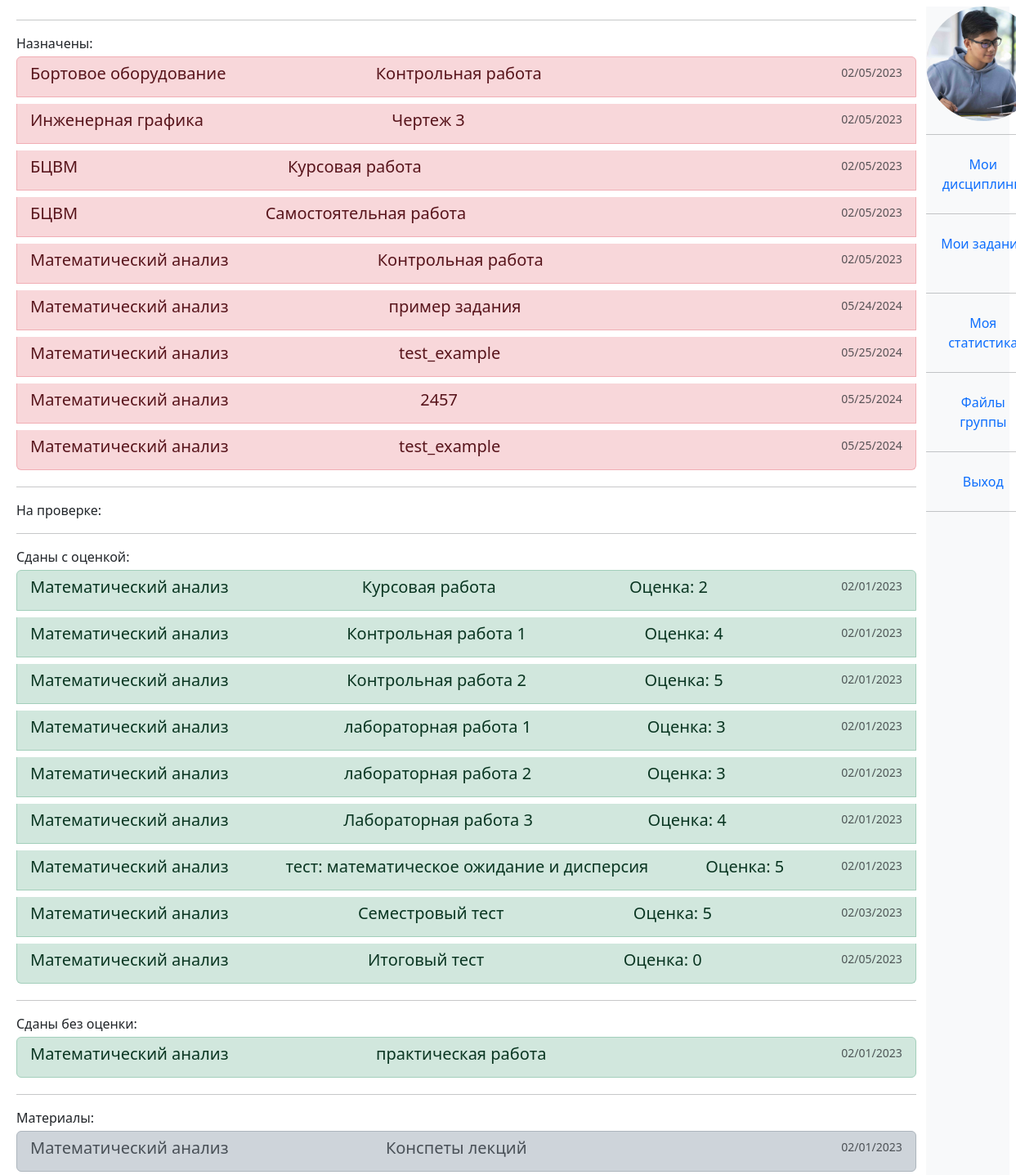
The app's page /student/tasks/ (signed in) with its own data.
### univ_app/models.py (models this page shows, shortened)
class AnsweredTask(models.Model):
    ASND = "ASSIGNED"
    DONE = "DONE"
    PSSD = "PASSED"
    EVAL = "EVALUATED"
    CHKD = "CHECKED"  # for InfoTask
    STATUS_CHOICES = (
        (ASND, "Assigned"),
        (DONE, "Done"),
        (PSSD, "Passed"),
        (EVAL, "Evaluated"),
        (CHKD, "CHECKED"),
    )
    student = models.ForeignKey(
        "Student", blank=True, null=True, on_delete=models.SET_NULL
    )
    finished_at = models.DateTimeField(auto_now_add=True, blank=True, null=True)
    status = models.CharField(
        max_length=255, choices=STATUS_CHOICES, default=ASND, blank=True
    )
    class Meta:
        abstract = True
    def related_task(self):
        class_name = self.__class__.__name__
        if class_name == "AnsweredCommonTask":
            return self.common_task
        elif class_name == "TakenTest":
            return self.related_test
        elif class_name == "AnsweredInfoTask":
            return self.related_info_task

class AnsweredCommonTask(AnsweredTask):
    grade = models.IntegerField(null=True, blank=True)
    answer = models.TextField(null=True, default="")
    file = models.FileField(
        upload_to="uploads/answered_common_tasks/", blank=True, null=True
    )
    common_task = models.ForeignKey(
        "CommonTask", blank=True, null=True, on_delete=models.CASCADE
    )
    comment_from_teacher = models.TextField(default="", blank=True)

class Task(models.Model):
    title = models.CharField(max_length=200, default="", blank=True)
    description = models.TextField(default="", blank=True)
    subject = models.ForeignKey(
        "Subject", blank=True, null=True, on_delete=models.SET_NULL
    )
    created_at = models.DateTimeField(auto_now_add=True, null=True, blank=True)
    created_by = models.ForeignKey(
        "Teacher", blank=True, null=True, on_delete=models.SET_NULL
    )
    class Meta:
        abstract = True
    def get_type(self):
        return str(self.__class__.__name__)

class CommonTask(Task):
    file = models.FileField(upload_to="uploads/common_tasks/", blank=True, null=True)

class Subject(models.Model):
    title = models.CharField(max_length=200, default="", blank=True)
    description = models.TextField(default="", blank=True)
    image = models.ImageField(
        upload_to="uploads/subjects/", blank=True, null=True, default="test.png"
    )
    teacher = models.ForeignKey(
        "Teacher", blank=True, null=True, on_delete=models.SET_NULL
    )
    st_group = models.ForeignKey(
        "StGroup", blank=True, null=True, on_delete=models.SET_NULL
    )
    def __str__(self):
        return self.title

class TakenTest(AnsweredTask):
    grade = models.IntegerField(null=True, blank=True)
    related_test = models.ForeignKey("Test", on_delete=models.CASCADE, null=True)
    score = models.IntegerField(blank=True, null=True)

class Test(Task):
    slug = models.SlugField(max_length=120, blank=True, null=True)
    link = models.CharField(max_length=1000, default="")
    image = models.ImageField(
        upload_to="uploads/", blank=True, null=True, default="test.png"
    )

class AnsweredInfoTask(AnsweredTask):
    related_info_task = models.ForeignKey(
        "InfoTask", blank=True, null=True, on_delete=models.CASCADE
    )

class InfoTask(Task):
    file = models.FileField(upload_to="uploads/info_tasks/", blank=True, null=True)

### univ_app/decorators.py (the view)
        def wrapper(request, *args, **kwargs):
            group = None
            if request.user.groups.exists():
                group = request.user.groups.all()[0].name
            if group in allowed_groups:
                return view_func(request, *args, **kwargs)
            else:
                return HttpResponse("У вас нет прав доступа к этой странице")

### univ_app/models.py (called while the page is built)
    def get_all_tasks_by_type(self, some_type):
        ans_common_tasks = AnsweredCommonTask.objects.filter(
            student=self, status=some_type
        )
        taken_tests = TakenTest.objects.filter(student=self, status=some_type)
        info_tasks = AnsweredInfoTask.objects.filter(student=self, status=some_type)
        tasks = list(chain(ans_common_tasks, taken_tests, info_tasks))
        return tasks

### univ_app/templatetags/user_tags.py (called while the page is built)
@register.filter(name="has_group")
def has_group(user, group_name):
    return user.groups.filter(name=group_name).exists()

### univ_app/views.py (called while the page is built)
@allowed_users(allowed_groups=["student"])
def s_tasks(request):
    student = request.user.student
    assigned_tasks = student.get_all_tasks_by_type(AnsweredTask.ASND)
    done_tasks = student.get_all_tasks_by_type(AnsweredTask.DONE)
    eval_tasks = student.get_all_tasks_by_type(AnsweredTask.EVAL)
    passed_tasks = student.get_all_tasks_by_type(AnsweredTask.PSSD)
    checked_tasks = student.get_all_tasks_by_type(AnsweredTask.CHKD)
    ctx = {
        "assigned_tasks": assigned_tasks,
        "done_tasks": done_tasks,
        "eval_tasks": eval_tasks,
        "passed_tasks": passed_tasks,
        "checked_tasks": checked_tasks,
    }
    return render(request, "student_views/s_tasks.html", ctx)

### templates/student_views/s_tasks.html (shortened to what this page needs)
{%extends "base.html"%}
{% block s_tasks %}
<hr>
  Назначены:
    <div class="list-group">
    {%for task in assigned_tasks%}
    <a href="{%url 'ts_task' task.related_task.get_type task.related_task.id %}" class="list-group-item list-group-item-danger my-1 list-group-item-action flex-column align-items-start">
        <div class="d-flex w-100 justify-content-between">
          <h5 class="mb-1">{{task.related_task.subject}} </h5>
          <h5 class="mb-1">{{task.related_task.title}} </h5>
          <small class="text-muted">{{task.related_task.created_at|date:"SHORT_DATE_FORMAT"}}</small>
        </div>
      </a>
      {%endfor%}
    </div>
<hr>
  На проверке:
  <hr>
  Сданы с оценкой:
      <div class="list-group">
      {%for task in eval_tasks%}
      <a href="{%url 'ts_task' task.related_task.get_type task.related_task.id %}" class="list-group-item list-group-item-success list-group-item-action flex-column align-items-start my-1">
          <div class="d-flex w-100 justify-content-between">
            <h5 class="mb-1">{{task.related_task.subject}} </h5>
            <h5 class="mb-1">{{task.related_task.title}} </h5>
            <h5 class="mb-1">Оценка: {{task.grade}} </h5>
            <small class="text-muted">{{task.related_task.created_at|date:"SHORT_DATE_FORMAT"}}</small>
          </div>
        </a>
        {%endfor%}
      </div>
  <hr>
  Сданы без оценки:
      <div class="list-group">
      {%for task in passed_tasks%}
      <a href="{%url 'ts_task' task.related_task.get_type task.related_task.id %}" class="list-group-item list-group-item-success my-1 list-group-item-action flex-column align-items-start">
          <div class="d-flex w-100 justify-content-between">
            <h5 class="mb-1">{{task.related_task.subject}} </h5>
            <h5 class="mb-1">{{task.related_task.title}} </h5>
            <small class="text-muted">{{task.related_task.created_at|date:"SHORT_DATE_FORMAT"}}</small>
          </div>
        </a>
        {%endfor%}
      </div>
  <hr>
  Материалы:
      <div class="list-group">
      {%for task in checked_tasks%}
      <a href="{%url 'ts_task' task.related_task.get_type task.related_task.id %}" class="list-group-item list-group-item-dark my-1 list-group-item-action flex-column align-items-start">
          <div class="d-flex w-100 justify-content-between">
            <h5 class="mb-1">{{task.related_task.subject}} </h5>
            <h5 class="mb-1">{{task.related_task.title}} </h5>
            <small class="text-muted">{{task.related_task.created_at|date:"SHORT_DATE_FORMAT"}}</small>
          </div>
        </a>
        {%endfor%}
      </div>
{% endblock %}

### univ_app/static/univ_app/css/base.css (style rules this page uses)
body { background: white; }

### templates/base.html (style rules this page uses)
body { background-color:white; }

### records on screen
AnsweredCommonTask: related_task.subject "Бортовое оборудование", related_task "Контрольная работа", related_task.created_at "02/05/2023"
AnsweredCommonTask: related_task.subject "Инженерная графика", related_task "Чертеж 3", related_task.created_at "02/05/2023"
AnsweredCommonTask: related_task.subject "БЦВМ", related_task "Курсовая работа", related_task.created_at "02/05/2023"
AnsweredCommonTask: related_task.subject "БЦВМ", related_task "Самостоятельная работа", related_task.created_at "02/05/2023"
AnsweredCommonTask: related_task.subject "Математический анализ", related_task "Контрольная работа", related_task.created_at "02/05/2023"
AnsweredCommonTask: related_task.subject "Математический анализ", related_task "пример задания", related_task.created_at "05/24/2024"
TakenTest: related_task.subject "Математический анализ", related_task "test_example", related_task.created_at "05/25/2024"
TakenTest: related_task.subject "Математический анализ", related_task "2457", related_task.created_at "05/25/2024"
TakenTest: related_task.subject "Математический анализ", related_task "test_example", related_task.created_at "05/25/2024"
AnsweredCommonTask: related_task.subject "Математический анализ", related_task "Курсовая работа", grade "2", related_task.created_at "02/01/2023"
AnsweredCommonTask: related_task.subject "Математический анализ", related_task "Контрольная работа 1", grade "4", related_task.created_at "02/01/2023"
AnsweredCommonTask: related_task.subject "Математический анализ", related_task "Контрольная работа 2", grade "5", related_task.created_at "02/01/2023"
AnsweredCommonTask: related_task.subject "Математический анализ", related_task "лабораторная работа 1", grade "3", related_task.created_at "02/01/2023"
AnsweredCommonTask: related_task.subject "Математический анализ", related_task "лабораторная работа 2", grade "3", related_task.created_at "02/01/2023"
AnsweredCommonTask: related_task.subject "Математический анализ", related_task "Лабораторная работа 3", grade "4", related_task.created_at "02/01/2023"
TakenTest: related_task.subject "Математический анализ", related_task "тест: математическое ожидание и дисперсия", grade "5", related_task.created_at "02/01/2023"
TakenTest: related_task.subject "Математический анализ", related_task "Семестровый тест", grade "5", related_task.created_at "02/03/2023"
TakenTest: related_task.subject "Математический анализ", related_task "Итоговый тест", grade "0", related_task.created_at "02/05/2023"
AnsweredCommonTask: related_task.subject "Математический анализ", related_task "практическая работа", related_task.created_at "02/01/2023"
AnsweredInfoTask: related_task.subject "Математический анализ", related_task "Конспеты лекций", related_task.created_at "02/01/2023"
